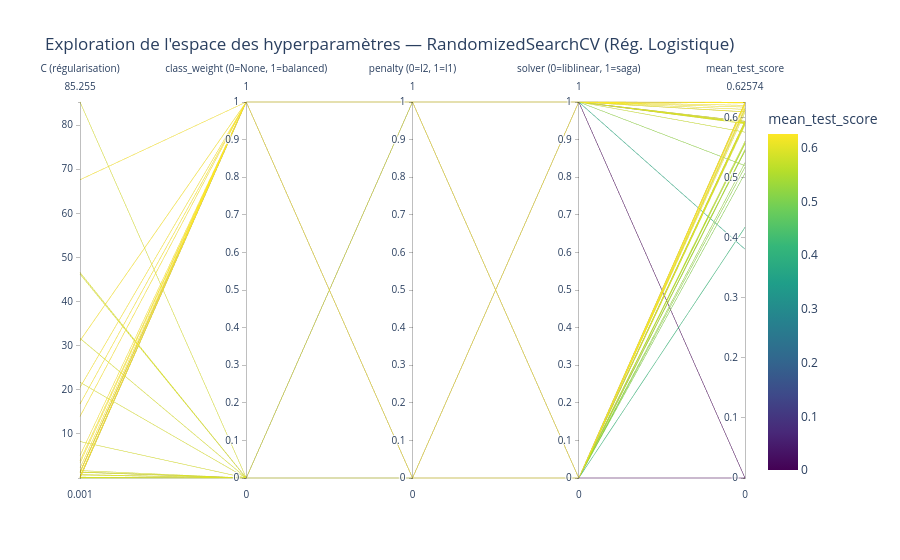

Notebook code cell kept with this figure:
### Code cell
# Préparation des colonnes pour la visualisation
cv_results["C"] = cv_results["param_classifier__C"].astype(float)
cv_results["class_weight"] = cv_results["param_classifier__class_weight"].apply(lambda x: 1 if x == "balanced" else 0)
cv_results["penalty"] = cv_results["param_classifier__penalty"].apply(lambda x: 1 if x == "l1" else 0)
cv_results["solver"] = cv_results["param_classifier__solver"].apply(lambda x: 1 if x == "saga" else 0)

cols_viz = ["C", "class_weight", "penalty", "solver", "mean_test_score"]

# Création du graphique de coordonnées parallèles
fig = px.parallel_coordinates(
    cv_results[cols_viz],
    color="mean_test_score",
    color_continuous_scale=px.colors.sequential.Viridis,
    labels={
        "C": "C (régularisation)",
        "class_weight": "class_weight (0=None, 1=balanced)",
        "penalty": "penalty (0=l2, 1=l1)",
        "solver": "solver (0=liblinear, 1=saga)",
    },
    title="Exploration de l'espace des hyperparamètres — RandomizedSearchCV (Rég. Logistique)"
)
fig.show()

### Figure 1 — Plotly figure (JSON) as saved in the notebook; plotly's stock layout.template omitted (floating-point values rounded to 4 significant figures)
{"data": [{"dimensions": [{"label": "C (régularisation)", "values": [16.77, 13.95, 20.55, 5.092, 3.377, 31.13, 2.25, 1.369, 1.367, 1.41, 1.248, 3.932, 0.3436, 67.62, 0.2014, 0.2703, 0.1413, 1.165, 0.06565, 0.07726, 0.03149, 0.007485, 0.01559, 0.01574, 0.01998, 0.005503, 0.00408, 0.002229, 0.002097, 0.001899, 0.01207, 31.67, 21.7, 46.24, 46.59, 85.26, 8.275, 0.6805, 1.295, 0.7864, 1.323, 1.362, 1.68, 0.1119, 0.1117, 0.09109, 0.08298, 0.08565, 0.1896, 0.003462, 0.004562, 0.003801, 0.003608, 0.002623, 0.002433, 0.01686, 0.01138, 0.001379, 0.00115, 0.0087, 0.00501, 0.00127, 0.001094, 0.003385]}, {"label": "class_weight (0=None, 1=balanced)", "values": [1, 1, 1, 1, 1, 1, 1, 1, 1, 1, 1, 1, 1, 1, 1, 1, 1, 1, 1, 1, 1, 1, 1, 1, 1, 1, 1, 1, 1, 1, 1, 0, 0, 0, 0, 0, 0, 0, 0, 0, 0, 0, 0, 0, 0, 0, 0, 0, 0, 1, 1, 0, 1, 0, 1, 0, 0, 1, 1, 0, 0, 0, 1, 0]}, {"label": "penalty (0=l2, 1=l1)", "values": [1, 0, 0, 0, 1, 1, 1, 1, 1, 0, 1, 1, 1, 1, 1, 0, 0, 1, 0, 1, 1, 0, 0, 0, 1, 0, 0, 0, 0, 0, 1, 1, 0, 1, 1, 0, 1, 0, 1, 0, 0, 0, 0, 0, 0, 0, 0, 0, 1, 1, 1, 0, 1, 0, 1, 1, 1, 1, 1, 1, 1, 0, 1, 1]}, {"label": "solver (0=liblinear, 1=saga)", "values": [0, 0, 1, 1, 1, 0, 1, 1, 1, 0, 0, 0, 1, 0, 1, 1, 0, 0, 0, 0, 1, 1, 0, 0, 1, 0, 0, 1, 1, 0, 0, 1, 0, 1, 1, 0, 0, 1, 1, 1, 0, 0, 1, 1, 1, 0, 0, 1, 0, 1, 0, 0, 0, 0, 0, 0, 0, 1, 0, 0, 0, 1, 0, 1]}, {"label": "mean_test_score", "values": [0.6257, 0.6254, 0.6254, 0.6252, 0.6249, 0.6249, 0.6248, 0.6248, 0.6248, 0.6247, 0.6245, 0.6245, 0.6244, 0.6244, 0.6243, 0.6242, 0.6242, 0.6242, 0.6238, 0.6209, 0.6202, 0.6172, 0.6159, 0.6157, 0.6135, 0.6129, 0.6126, 0.6095, 0.6092, 0.6083, 0.5942, 0.5938, 0.5938, 0.5935, 0.5935, 0.5932, 0.592, 0.5919, 0.5917, 0.5915, 0.5914, 0.5914, 0.591, 0.5905, 0.5905, 0.5902, 0.5901, 0.5896, 0.5876, 0.5755, 0.5603, 0.5574, 0.5562, 0.5466, 0.5445, 0.5444, 0.5245, 0.5198, 0.5174, 0.5072, 0.4172, 0.3808, 0.0, 0.0]}], "domain": {"x": [0, 1], "y": [0, 1]}, "line": {"color": [0.6257, 0.6254, 0.6254, 0.6252, 0.6249, 0.6249, 0.6248, 0.6248, 0.6248, 0.6247, 0.6245, 0.6245, 0.6244, 0.6244, 0.6243, 0.6242, 0.6242, 0.6242, 0.6238, 0.6209, 0.6202, 0.6172, 0.6159, 0.6157, 0.6135, 0.6129, 0.6126, 0.6095, 0.6092, 0.6083, 0.5942, 0.5938, 0.5938, 0.5935, 0.5935, 0.5932, 0.592, 0.5919, 0.5917, 0.5915, 0.5914, 0.5914, 0.591, 0.5905, 0.5905, 0.5902, 0.5901, 0.5896, 0.5876, 0.5755, 0.5603, 0.5574, 0.5562, 0.5466, 0.5445, 0.5444, 0.5245, 0.5198, 0.5174, 0.5072, 0.4172, 0.3808, 0.0, 0.0], "coloraxis": "coloraxis"}, "name": "", "type": "parcoords"}], "layout": {"coloraxis": {"colorbar": {"title": {"text": "mean_test_score"}}, "colorscale": [[0, "#440154"], [0.1111, "#482878"], [0.2222, "#3e4989"], [0.3333, "#31688e"], [0.4444, "#26828e"], [0.5556, "#1f9e89"], [0.6667, "#35b779"], [0.7778, "#6ece58"], [0.8889, "#b5de2b"], [1, "#fde725"]]}, "legend": {"tracegroupgap": 0}, "title": {"text": "Exploration de l'espace des hyperparamètres — RandomizedSearchCV (Rég. Logistique)"}}}
